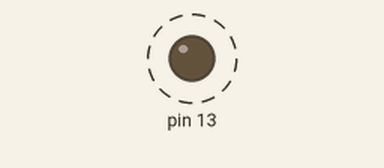
A sketch run on a simulated Arduino Uno, built with avr-gcc and run on an emulated ATmega328P. On the bench: output pins drawn as LEDs (lit = HIGH). Dashed ring = blinking.

Above: at 0.25 s.
Timing chart, 0 to 3.0 s (numbered marks = the images above):
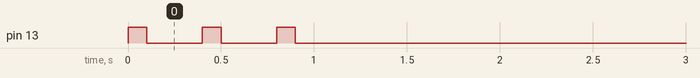

The sketch:

meeting.ino
```cpp
/*
 * displays the amount of minutes until your meeting in number of flashes
 */

int minutes = 5;

void setup() {
  pinMode(13, OUTPUT);
}

void loop() {
  if(minutes == 0){
    digitalWrite(13, HIGH);   //static on when the meeting starts
    return 1;
  }
  for(int count = 0; count < minutes; count++){
    digitalWrite(13, HIGH);
    delay(100);
    digitalWrite(13, LOW);
    delay(300);
    count ++;
  }
  delay((minutes * 60000));
  minutes = minutes - 1;

}
```

Measured:
- by itself, pin 13: alternates HIGH for 0.10 s and LOW for 0.30 s, 6 changes in all, then stays LOW
